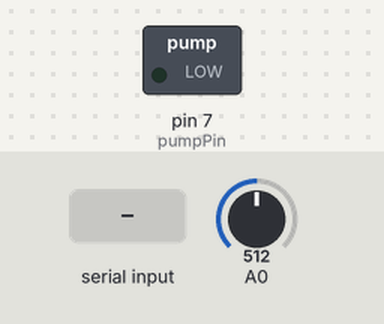
Recording of a sketch running on a simulated Arduino Uno, built with avr-gcc and run on an emulated ATmega328P. Shown: switched loads named in the sketch (green lamp = pin HIGH). The test bench sets the inputs (shaded band); at power-on: A0 = 512. What the sketch prints to the serial monitor is not drawn.

Above: at 6.0 s.
6.1 s: "W\n" received over Serial
At 11.1 s:
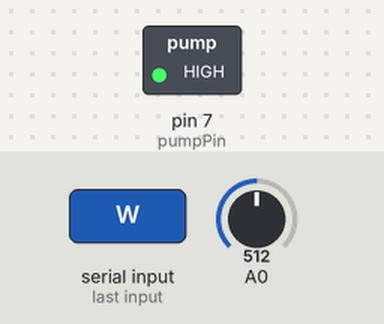
14.5 s: A0 set to 593
16.0 s: A0 set to 615
Timing chart, 0 to 19.0 s (numbered marks = the images above; inputs shaded):
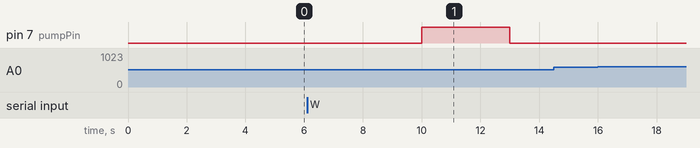

The sketch:

1216_plant_project.ino
```cpp
int sensor;
const int delayTime = 1000;
const int pumpPin = 7;

unsigned long lastCheck = 0;
const int checkInterval = 5000; // 5 sec
const int dryThreshold = 600;
const int sensorErrorVal = 1023;

void setup() {
  Serial.begin(9600);
  pinMode(pumpPin, OUTPUT);
  digitalWrite(pumpPin, LOW);
}

void flushSerial() {
  // Discard any stale bytes in the receive buffer
  while (Serial.available() > 0) {
    Serial.read();
  }
}

void runPump(int duration) {
  digitalWrite(pumpPin, HIGH);
  delay(duration);
  digitalWrite(pumpPin, LOW);
  Serial.println("WATERED");
}

void loop() {
    if (millis() - lastCheck < checkInterval) return;
    lastCheck = millis();
  // Check for manual water command from Flask
  if (Serial.available() > 0) {
    String cmd = Serial.readStringUntil('\n');
    cmd.trim();
    if (cmd == "W") {
      runPump(3000);
      flushSerial();  // clear buffer after acting
      return;
    }
  }

  sensor = analogRead(A0);
  Serial.println(sensor);

  if (sensor != sensorErrorVal && sensor > dryThreshold) {
    flushSerial();              // clear any stale "W" before asking
    Serial.println("NEEDSWATER");

    // Wait up to 2000ms for Flask to reply
    unsigned long start = millis();
    String resp = "";
    while (millis() - start < 2000) {
      if (Serial.available() > 0) {
        resp = Serial.readStringUntil('\n');
        resp.trim();
        break;
      }
      delay(50);
    }

    if (resp == "W") {
      runPump(2000);
      flushSerial();
      delay(5000);
    }
    // If no reply or cooldown blocked, do nothing and loop again
  }

  delay(delayTime);
}
```

Measured:
- after the input at 6.1 s, pin 7 (pumpPin): LOW → HIGH after 3.9 s, → LOW 3.0 s later
- after the input at 14.5 s, every drawn part: stays the same
- after the input at 16.0 s, every drawn part: stays the same
